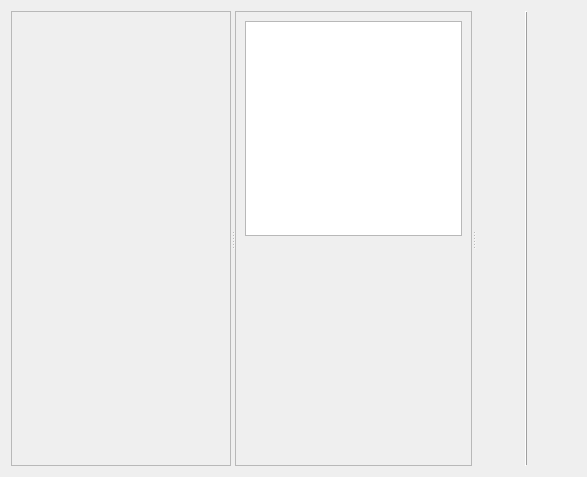
<?xml version="1.0" encoding="UTF-8"?>
<ui version="4.0">
 <class>centralWidget</class>
 <widget class="QWidget" name="centralWidget">
  <property name="geometry">
   <rect>
    <x>0</x>
    <y>0</y>
    <width>587</width>
    <height>477</height>
   </rect>
  </property>
  <property name="baseSize">
   <size>
    <width>0</width>
    <height>0</height>
   </size>
  </property>
  <property name="windowTitle">
   <string>LCAR Bot Mission Control</string>
  </property>
  <layout class="QGridLayout" name="gridLayout">
   <item row="0" column="0">
    <widget class="QSplitter" name="splitter">
     <property name="orientation">
      <enum>Qt::Horizontal</enum>
     </property>
     <widget class="QFrame" name="frame">
      <property name="baseSize">
       <size>
        <width>1</width>
        <height>1</height>
       </size>
      </property>
      <property name="frameShape">
       <enum>QFrame::StyledPanel</enum>
      </property>
      <property name="frameShadow">
       <enum>QFrame::Raised</enum>
      </property>
      <layout class="QVBoxLayout" name="verticalLayout">
       <item>
        <widget class="WidgetPFD" name="widgetPFD" native="true">
         <property name="minimumSize">
          <size>
           <width>100</width>
           <height>100</height>
          </size>
         </property>
        </widget>
       </item>
       <item>
        <widget class="QWidget" name="WidgetOverview" native="true">
         <property name="sizePolicy">
          <sizepolicy hsizetype="Maximum" vsizetype="Maximum">
           <horstretch>0</horstretch>
           <verstretch>0</verstretch>
          </sizepolicy>
         </property>
         <property name="minimumSize">
          <size>
           <width>200</width>
           <height>200</height>
          </size>
         </property>
        </widget>
       </item>
      </layout>
     </widget>
     <widget class="QFrame" name="frame_2">
      <property name="frameShape">
       <enum>QFrame::StyledPanel</enum>
      </property>
      <property name="frameShadow">
       <enum>QFrame::Raised</enum>
      </property>
      <layout class="QVBoxLayout" name="verticalLayout_2">
       <item>
        <widget class="QGraphicsView" name="UAVCamera">
         <property name="enabled">
          <bool>true</bool>
         </property>
         <property name="sizePolicy">
          <sizepolicy hsizetype="Preferred" vsizetype="Preferred">
           <horstretch>0</horstretch>
           <verstretch>0</verstretch>
          </sizepolicy>
         </property>
         <property name="sceneRect">
          <rectf>
           <x>0.000000000000000</x>
           <y>0.000000000000000</y>
           <width>0.000000000000000</width>
           <height>0.000000000000000</height>
          </rectf>
         </property>
        </widget>
       </item>
       <item>
        <widget class="QWidget" name="WidgetMission" native="true">
         <property name="minimumSize">
          <size>
           <width>100</width>
           <height>100</height>
          </size>
         </property>
        </widget>
       </item>
      </layout>
     </widget>
     <widget class="QFrame" name="frame_3">
      <property name="minimumSize">
       <size>
        <width>100</width>
        <height>0</height>
       </size>
      </property>
      <property name="frameShape">
       <enum>QFrame::VLine</enum>
      </property>
      <property name="frameShadow">
       <enum>QFrame::Raised</enum>
      </property>
      <layout class="QHBoxLayout" name="horizontalLayout">
       <item>
        <widget class="QWidget" name="WidgetUAVList" native="true"/>
       </item>
      </layout>
     </widget>
    </widget>
   </item>
  </layout>
 </widget>
 <customwidgets>
  <customwidget>
   <class>WidgetPFD</class>
   <extends>QWidget</extends>
   <header>../../src/rqt_gcs/include/FIW/WidgetPFD.h</header>
   <container>1</container>
  </customwidget>
 </customwidgets>
 <resources/>
 <connections/>
</ui>
